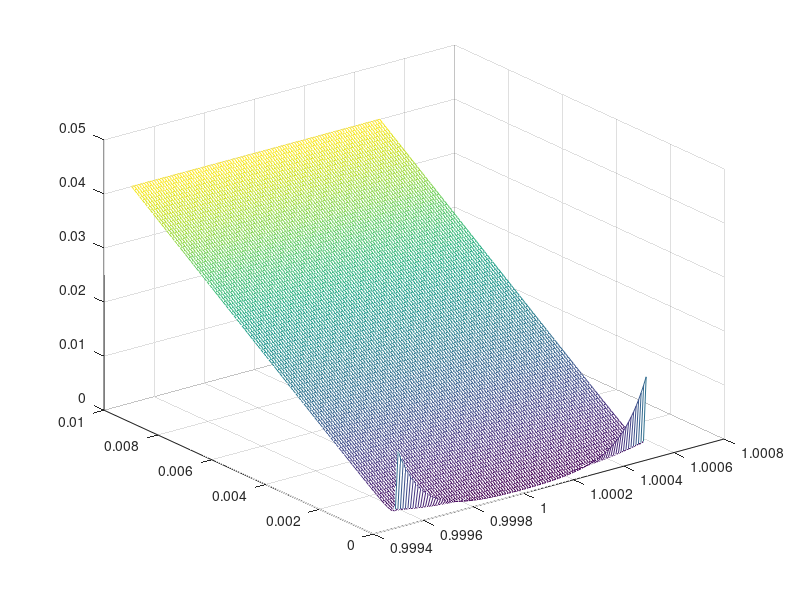

MATLAB code for this plot:
function SP02_draw_Fermi_derivative
    Nj = 100;
    Ni = 100;
    E0 = 1;
    T = zeros(Ni,1);
    E = zeros(Nj,1);
    f = zeros(Ni,Nj);
    for i = 1:Ni
        T(i,1) = i*1e-4;
    end
    for j = 1:Nj
        E(j,1) = E0 + (j-Nj/2)*1e-5;
    end
    for i = 1:Ni
        for j = 1:Nj
            f(i,j) = T(i,1)*(exp((E(j,1)-E0)/T(i,1))+1)*(exp(-(E(j,1)-E0)/T(i,1))+1);
        end
    end
    [X,Y] = meshgrid(E,T);
    mesh(X,Y,f);
end